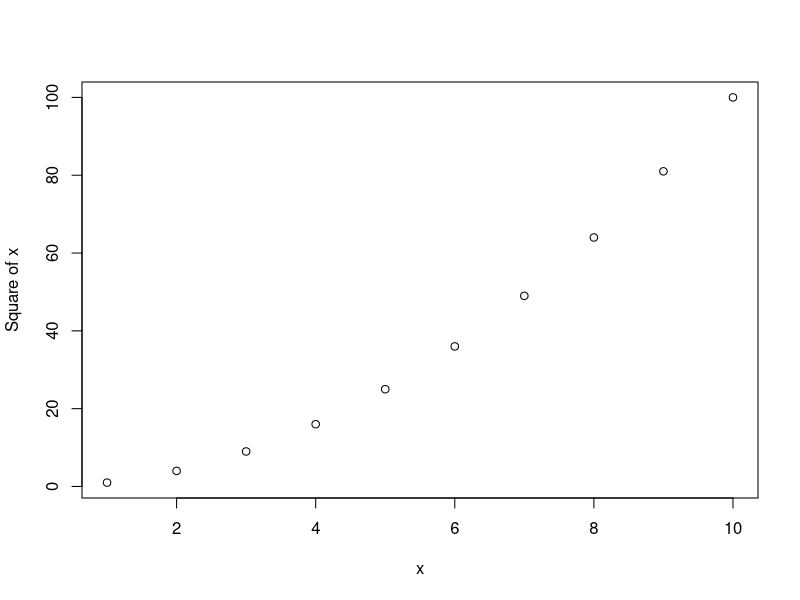

Write R code to recreate this figure.
## ---- chunk 1
square <- function(x) {
  return(x * x)
}
## ---- chunk 2
#' Square a number 
#' 
#' Takes a number x and returns its square, x * x. 
#' 
#' @param x A numeric value to be squared. 
#' @return The square of x. 
#' @examples 
#' square(2) 
#' square(-5.7) 
#' 
#' @export 
square <- function(x) { 
  return(x * x) 
}
## ---- chunk 3
square <- function(x) {
  out <- x * x 
  class(out) <- "square" # tell R that ouptut is of class "square"
  return(out)
}

# --- Override plot function
plot.square <- function(x, ...) {
  plot(c(1:length(x)), x, xlab = "x", ylab = "Square of x", ...)
}

# --- Test the new plot function 
y <- square(c(1,2,3,4,5,6,7,8,9,10))
plot(y)
## ---- chunk 4
library(testthat)
test_that("square(3) returns 9", {
  # --- Define expected output
  expected <- 9
  class(expected) <- "square" 
  # --- Test function
  actual <-  square(3)
  expect_equal(actual, expected)
})
